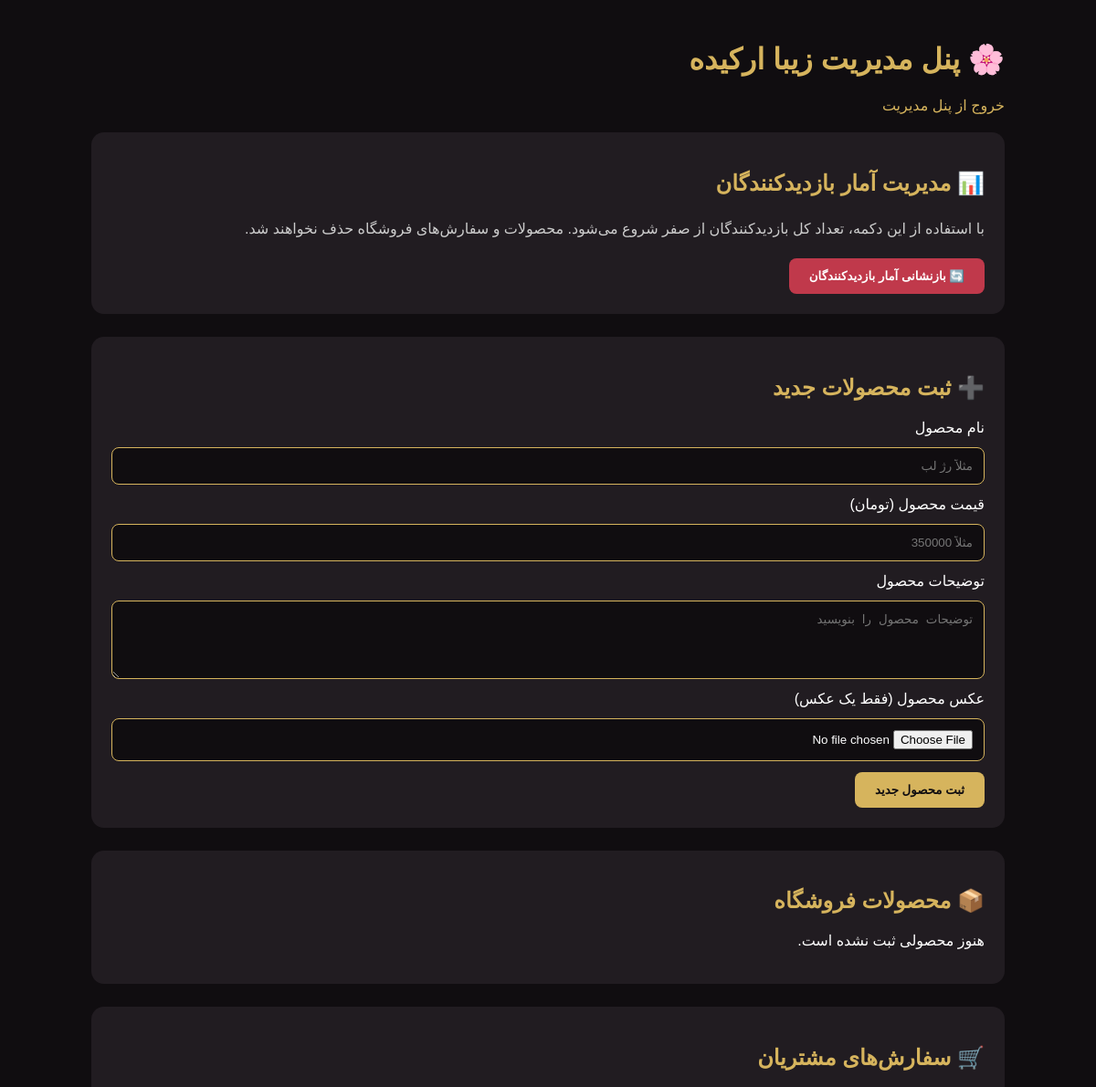
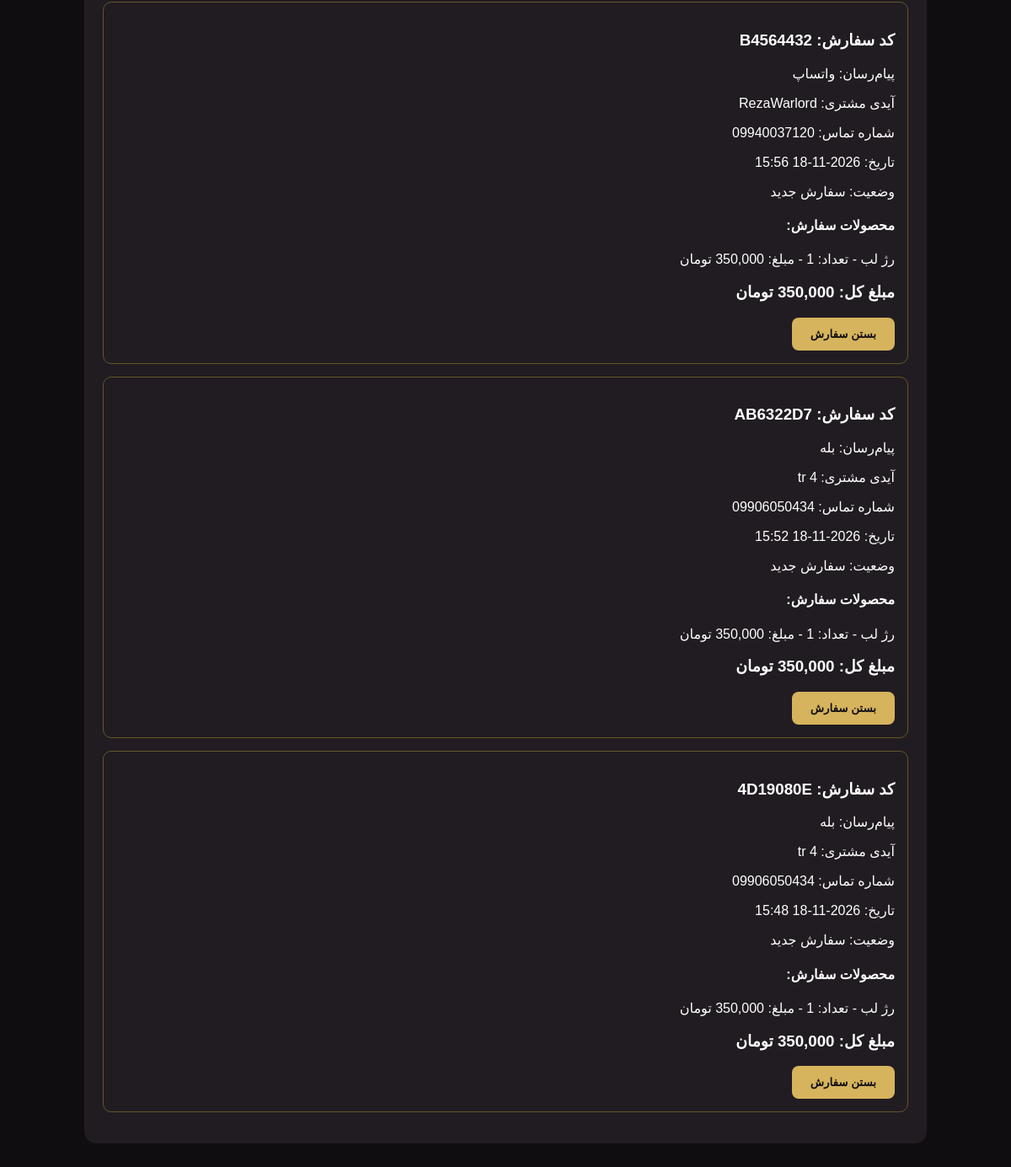
/admin (signed in), run on the app's committed database (2 pictures, top to bottom).
### tables this page shows
CREATE TABLE orders (
            id INTEGER PRIMARY KEY AUTOINCREMENT,
            order_code TEXT UNIQUE NOT NULL,
            platform TEXT NOT NULL,
            customer_id TEXT NOT NULL,
            phone TEXT NOT NULL,
            items TEXT NOT NULL,
            total INTEGER NOT NULL,
            status TEXT DEFAULT 'سفارش جدید',
            created_at TEXT NOT NULL
        );

### app.py (the view)
@app.route("/admin")
@admin_required
def admin_panel():
    conn = get_db()
    cursor = conn.cursor()
    execute(
        cursor,
        """
        SELECT * FROM orders
        ORDER BY id DESC
        """
    )
    rows = cursor.fetchall()
    conn.close()
    order_list = []
    for row in rows:
        order = dict(row)
        try:
            order["items"] = json.loads(
                order["items"]
            )
        except (json.JSONDecodeError, TypeError):
            order["items"] = []
        order_list.append(order)
    return render_template(
        "admin.html",
        orders=order_list,
        products=get_products()
    )

### app.py (called while the page is built)
def get_db():
    if USE_POSTGRES:
        return psycopg.connect(
            DATABASE_URL,
            row_factory=dict_row,
            sslmode="require"
        )
    conn = sqlite3.connect(DB_NAME)
    conn.row_factory = sqlite3.Row
    return conn

def execute(cursor, query, params=()):
    if USE_POSTGRES:
        query = query.replace("?", "%s")
    return cursor.execute(
        query,
        params
    )

def get_products():
    conn = get_db()
    cursor = conn.cursor()
    execute(
        cursor,
        """
        SELECT * FROM products
        ORDER BY id DESC
        """
    )
    rows = cursor.fetchall()
    conn.close()
    return [
        dict(row)
        for row in rows
    ]

def admin_required(function):
    @wraps(function)
    def wrapper(*args, **kwargs):
        if not session.get("is_admin"):
            return redirect(url_for("admin_login"))
        return function(*args, **kwargs)
    return wrapper

### templates/admin.html (shortened to what this page needs)
<!DOCTYPE html>
<html lang="fa" dir="rtl">
<head>
</head>
<body>
<div class="container">
    <h1>🌸 پنل مدیریت زیبا ارکیده</h1>
    <a class="logout" href="/admin/logout">خروج از پنل مدیریت</a>
    <div class="box">
        <h2>📊 مدیریت آمار بازدیدکنندگان</h2>
        <p class="reset-description">
            با استفاده از این دکمه، تعداد کل بازدیدکنندگان از صفر شروع می‌شود.
            محصولات و سفارش‌های فروشگاه حذف نخواهند شد.
        </p>
        <form action="{{ url_for('reset_visitors') }}"
              method="POST"
              onsubmit="return confirm('آیا مطمئنی؟ تمام آمار بازدیدکنندگان پاک می‌شود!');">
            <button type="submit" class="reset-btn">
                🔄 بازنشانی آمار بازدیدکنندگان
            </button>
        </form>
    </div>
    <div class="box">
        <h2>➕ ثبت محصولات جدید</h2>
        <form action="{{ url_for('add_product') }}"
              method="POST"
              enctype="multipart/form-data">
            <label>نام محصول</label>
            <input type="text" name="name" maxlength="100"
                   placeholder="مثلاً رژ لب" required>
            <label>قیمت محصول (تومان)</label>
            <input type="number" name="price" min="1"
                   placeholder="مثلاً 350000" required>
            <label>توضیحات محصول</label>
            <textarea name="description" rows="4"
                      placeholder="توضیحات محصول را بنویسید"></textarea>
            <label>عکس محصول (فقط یک عکس)</label>
            <input type="file" name="image"
                   accept=".jpg,.jpeg,.png,.webp"
                   required>
            <button type="submit">ثبت محصول جدید</button>
        </form>
    </div>
    <div class="box">
        <h2>📦 محصولات فروشگاه</h2>
        {% for product in products %}
        <div class="product">
            {% if product.image %}
            <img
                src="{{ product.image if product.image.startswith('http') else url_for('static', filename='uploads/' + product.image) }}"
                alt="{{ product.name }}"
                loading="lazy"
            >
            {% else %}
            <div style="font-size:40px">{{ product.emoji }}</div>
            {% endif %}
            <h3>{{ product.name }}</h3>
            <p>{{ product.description }}</p>
            <p>{{ "{:,}".format(product.price) }} تومان</p>
            <form action="{{ url_for('delete_product', product_id=product.id) }}"
                  method="POST"
                  onsubmit="return confirm('از حذف این محصول مطمئنی؟');">
                <button type="submit" class="delete-btn">
                    🗑️ حذف محصول
                </button>
            </form>
        </div>
        {% else %}
        <p>هنوز محصولی ثبت نشده است.</p>
        {% endfor %}
    </div>
    <div class="box">
        <h2>🛒 سفارش‌های مشتریان</h2>
        {% for order in orders %}
        <div class="order">
            <h3>کد سفارش: {{ order.order_code }}</h3>
            <p>پیام‌رسان: {{ order.platform }}</p>
            <p>آیدی مشتری: {{ order.customer_id }}</p>
            <p>شماره تماس: {{ order.phone }}</p>
            <p>تاریخ: {{ order.created_at }}</p>
            <p>وضعیت: {{ order.status }}</p>
            <h4>محصولات سفارش:</h4>
            {% for item in order["items"] %}
            <p>
                {{ item.name }}
                - تعداد: {{ item.quantity }}
                - مبلغ: {{ "{:,}".format(item.subtotal) }} تومان
            </p>
            {% endfor %}
            <h3>
                مبلغ کل: {{ "{:,}".format(order.total) }} تومان
            </h3>
            {% if order.status != "بسته‌شده" %}
            <form action="{{ url_for('close_order', order_id=order.id) }}"
                  method="POST"
                  onsubmit="return confirm('آیا از بستن سفارش مطمئنی؟');">
                <button type="submit">بستن سفارش</button>
            </form>
            {% else %}
            <p class="closed">این سفارش بسته شده است ✅</p>
            {% endif %}
        </div>
        {% else %}
        <p>هنوز سفارشی ثبت نشده است.</p>
        {% endfor %}
    </div>
</div>
</body>
</html>

### templates/admin.html (style rules this page uses)
* { box-sizing: border-box; }
body { background: #100d10; color: white; font-family: Tahoma, sans-serif; padding: 25px; margin: 0; }
h1, h2 { color: #d6b45d; }
.container { max-width: 1000px; margin: auto; }
.box { background: #211c21; padding: 22px; border-radius: 14px; margin-bottom: 25px; }
input, textarea { display: block; width: 100%; box-sizing: border-box; padding: 12px; margin: 12px 0; border-radius: 8px; border: 1px solid #d6b45d; background: #100d10; color: white; }
input[type="file"] { cursor: pointer; }
button { background: #d6b45d; color: #100d10; padding: 12px 22px; border: none; border-radius: 8px; cursor: pointer; font-weight: bold; font-family: Tahoma, sans-serif; }
.logout { color: #d6b45d; text-decoration: none; display: inline-block; margin-bottom: 20px; }
.order { border: 1px solid #66552b; padding: 15px; border-radius: 10px; margin: 15px 0; }
.reset-btn { background: #c0394b; color: white; }
.reset-description { color: #ccc; line-height: 2; }

### data on the page
orders: order_code "B4564432", platform "واتساپ", customer_id "RezaWarlord", phone "09940037120", created_at "2026-11-18 15:56", status "سفارش جدید", name "رژ لب", quantity "1", subtotal "350,000", total "350,000"
orders: order_code "AB6322D7", platform "بله", customer_id "tr 4", phone "09906050434", created_at "2026-11-18 15:52", status "سفارش جدید", name "رژ لب", quantity "1", subtotal "350,000", total "350,000"
orders: order_code "4D19080E", platform "بله", customer_id "tr 4", phone "09906050434", created_at "2026-11-18 15:48", status "سفارش جدید", name "رژ لب", quantity "1", subtotal "350,000", total "350,000"
